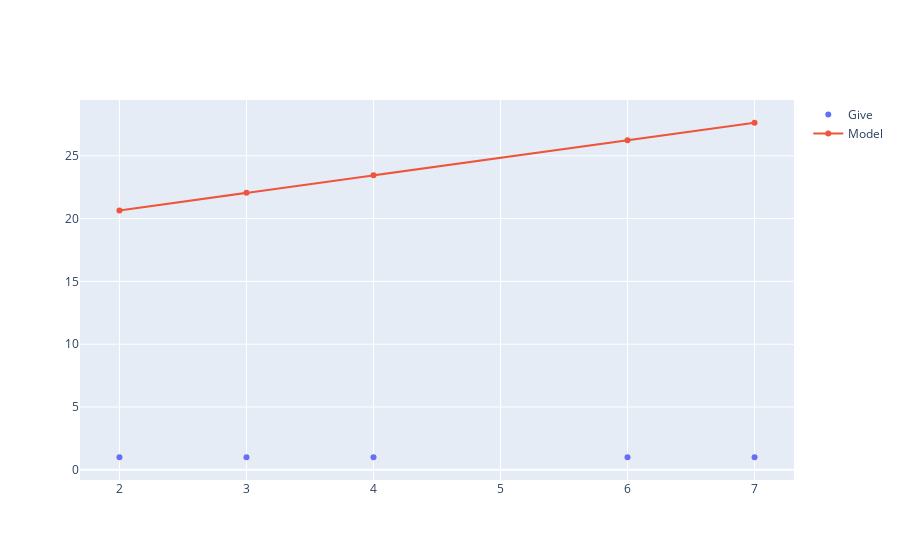

Notebook cell for this chart:
### Code cell
fig.add_scatter(x=X_giv,y=results.fittedvalues,name="Model")

### Figure 1 — Plotly figure (JSON) as saved in the notebook; plotly's stock layout.template omitted (floating-point values rounded to 4 significant figures)
{"data": [{"mode": "markers", "name": "Give", "type": "scatter", "x": [4, 7, 6, 2, 3], "y": [1, 1, 1, 1, 1]}, {"name": "Model", "type": "scatter", "x": [4, 7, 6, 2, 3], "y": [23.44, 27.63, 26.23, 20.65, 22.05]}], "layout": {}}
